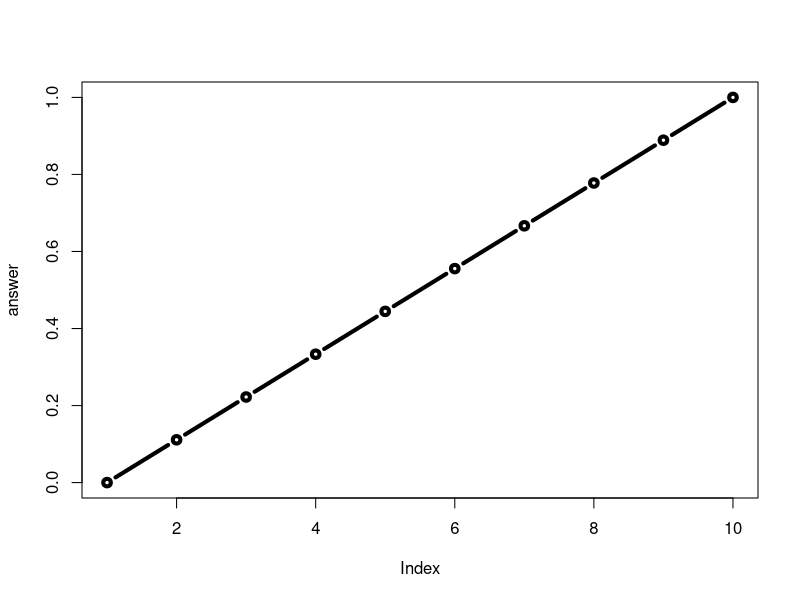

This figure's R source:
rescale3 <- function(x,na.rm=TRUE,plot=FALSE) {
  rng <- range(x, na.rm=na.rm)
  print("Hello")
  
  answer <- (x-rng[1]) / (rng[2] - rng[1])
  
  print(answer)
  
  print("is it me you are looking for?")
  
  if(plot) {
    plot(answer, typ="b",lwd=4)
  }
  print("I can see it in...")
  #return(answer)
}

rescale3(1:10, plot = TRUE)






